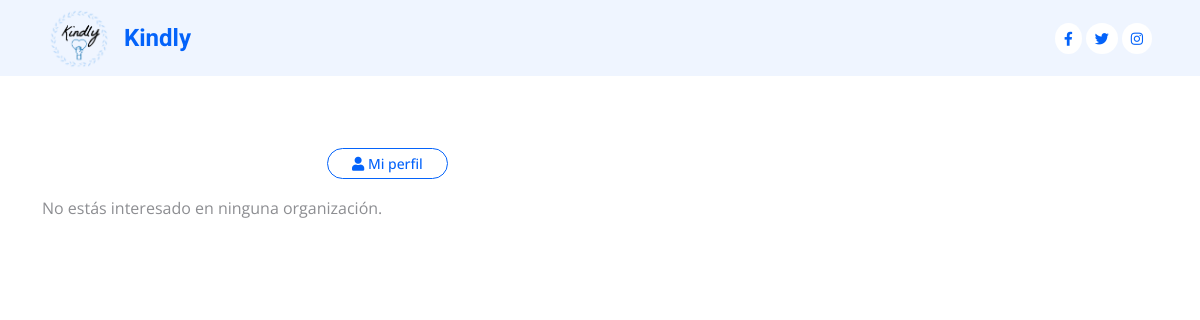
Page /comunidad/view_intereses/12/ (signed in) on the earlier database version.
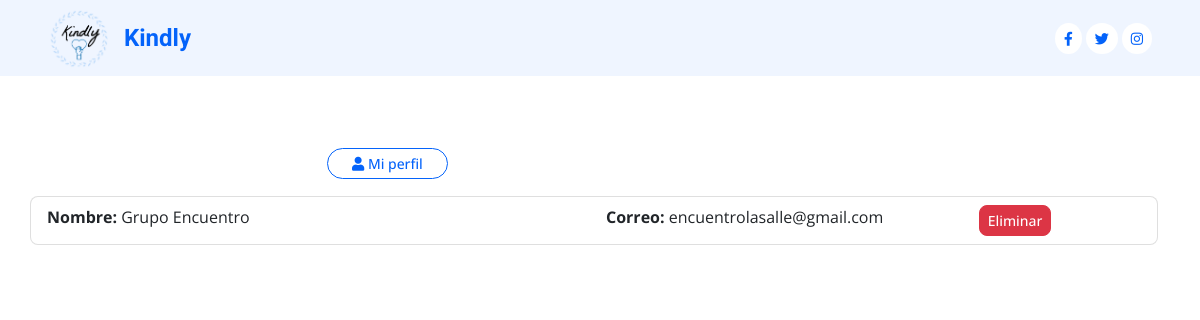
Same page on the later database version.
### comunidad/models.py (models this page shows, shortened)
class Interesados(models.Model):
    organizacion = models.ForeignKey(Organization1, on_delete=models.CASCADE)
    user = models.ForeignKey(User, on_delete=models.CASCADE)
    fecha_interes = models.DateTimeField(auto_now_add=True)
    confirmado = models.BooleanField(default=False)

class Organization1(models.Model):
    TYPES_CHOICES = [
        ('Derechos Humanos','Derechos Humanos'),
        ('Medio Ambiente','Medio Ambiente'),
        ('Salud','Salud'),
        ('Educación','Educación'),
        ('Animales','Animales'),
        ('Cultural y Arte','Cultural y Arte'),
        ('Alivio de la Pobreza','Alivio de la Pobreza'),
        ('Derechos de los Refugiados','Derechos de los Refugiados')
    ]
    VOLUNTEER_CHOICES = [
        ('1-10', '1 a 10'),
        ('10-30', '10 a 30'),
        ('30-50', '30 a 50'),
        ('+ 50', '+ 50'),
    ]
    organization_name = models.CharField(max_length=500, validators=[RegexValidator(r'^[a-zA-Z0-9\s,.]*$', 'Ingresa un nombre válido')])
    organization_mail = models.EmailField(max_length=300, unique=True)
    organization_address = models.CharField(max_length=800)
    organization_web = models.CharField(max_length=400)
    organization_description = models.TextField(max_length=2000)
    organization_type = models.CharField(max_length=300, choices=TYPES_CHOICES)
    volunteer_count = models.CharField(max_length=10, choices=VOLUNTEER_CHOICES,null=True)
    created_date = models.DateTimeField(default=timezone.now,blank=True , null=True)
    deleted_date = models.DateTimeField(blank=True , null=True)
    user_type = models.ForeignKey(ExtendedData, on_delete=models.CASCADE)

### comunidad/views.py (the view)
# urls.py: path('view_intereses/<int:organization_id>/', views.view_intereses, name='view_intereses'),
@login_required
def view_intereses(request, organization_id):
    try:
        organization = Organization1.objects.get(id=organization_id)
    except Organization1.DoesNotExist:
        return redirect('home')
    user_type = request.user.extendeddata.user_type
    if user_type == 'V':
        interesados_usuario = Interesados.objects.filter(user=request.user)
        context = {
            'Organitation': organization,
            'interesados_usuario': interesados_usuario,
        }
    elif user_type == 'R':
        interesados_organizacion = Interesados.objects.filter(organizacion=organization)
        context = {
            'Organitation': organization,
            'interesados_organizacion': interesados_organizacion,
        }
    return render(request, 'view_intereses.html', context)

### comunidad/templates/view_intereses.html (shortened to what this page needs)
{% load static %}
<!DOCTYPE html>
<html lang="en">
<head>
    <link href="https://cdnjs.cloudflare.com/ajax/libs/font-awesome/5.10.0/css/all.min.css" rel="stylesheet">
    <link href="https://cdn.jsdelivr.net/npm/bootstrap-icons@1.4.1/font/bootstrap-icons.css" rel="stylesheet">
    <link href="{% static 'lib/animate/animate.min.css' %}" rel="stylesheet">
    <link href="{% static 'lib/owlcarousel/assets/owl.carousel.min.css' %}" rel="stylesheet">
    <link href="{% static 'lib/tempusdominus/css/tempusdominus-bootstrap-4.min.css' %}" rel="stylesheet" />
    <link href="{% static 'css/bootstrap.min.css' %}" rel="stylesheet">
    <link href="{% static 'css/style.css' %}" rel="stylesheet">
</head>
<body>
    <div class="container-fluid bg-light p-0 wow fadeIn" data-wow-delay="0.1s">
        <div class="row gx-0 d-none d-lg-flex">
            <div class="col-lg-7 px-3 px-lg-5 text-start">
                <a href="{% url 'home' %}" class="navbar-brand d-flex align-items-center py-2 me-3">
                    <img src="{% static 'img/Kindly.png' %}" alt="Tu Logotipo" class="me-3" width="60" height="60">
                    <h4 class="m-0 text-primary">Kindly</h4>
                </a>
            </div>
            <div class="col-lg-5 px-3 px-lg-5 text-end">
                <div class="h-100 d-inline-flex align-items-center">
                    <a class="btn btn-sm rounded-circle bg-white text-primary me-1" href="https://www.facebook.com/profile.php?id=61551995153297&mibextid=LQQJ4d" target="_blank"><i class="fab fa-facebook-f"></i></a>
                    <a class="btn btn-sm rounded-circle bg-white text-primary me-1" href="https://twitter.com/ComunidadKindly" target="_blank"><i class="fab fa-twitter"></i></a>
                    <a class="btn btn-sm rounded-circle bg-white text-primary me-0" href="https://instagram.com/comunidadkindly?igshid=MWZjMTM2ODFkZg==" target="_blank"><i class="fab fa-instagram"></i></a>
                </div>
            </div>
        </div>
    </div>
    <br>
    {% if user.extendeddata.user_type == 'V' %}
        <div class="container mt-5">
            <div class="row justify-content-center">
                <div class="col-lg-6 wow fadeIn float-end" data-wow-delay="0.5s">
                    <a href="{% url 'profile' user_id=user.id %}" class="btn btn-outline-primary btn-sm rounded-pill py-1 px-4"><i class="fa fa-user" aria-hidden="true"></i> Mi perfil</a>
                </div>
                <br>
                <br>
                {% if interesados_usuario %}
                    <ul class="list-group">
                        {% for interesado_usuario in interesados_usuario %}
                            <li class="list-group-item">
                                <div class="row">
                                    <div class="col-md-6">
                                        <strong>Nombre:</strong> {{ interesado_usuario.organizacion.organization_name }}
                                    </div>
                                    <div class="col-md-4">
                                        <strong>Correo:</strong> {{ interesado_usuario.organizacion.organization_mail }}
                                    </div>
                                    <div class="col-md-2">
                                        <form method="post" action="">
                                            <button type="submit" class="btn btn-danger btn-sm">Eliminar</button>
                                        </form>
                                    </div>
                                </div>
                            </li>
                        {% endfor %}
                    </ul>
                {% else %}
                    <p>No estás interesado en ninguna organización.</p>
                {% endif %}
            </div>
            <br>
        </div>
    {% endif %}
</body>
</html>

Differences in the rows shown:
added Interesados: organizacion.organization_name "Grupo Encuentro", organizacion.organization_mail "encuentrolasalle@gmail.com"
Other differences:
text no longer shown: "No estás interesado en ninguna organización."
